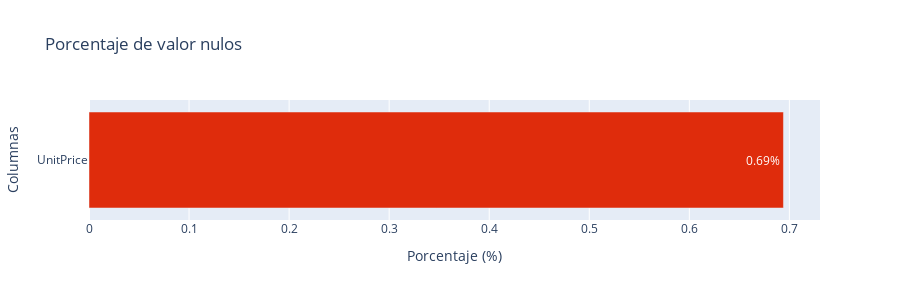

Notebook code cell kept with this figure:
### Markdown cell above
## 5.1 | Manejar Valores Faltantes

### Code cell
# Calcular el porcentaje de valores faltantes por cada columna
missing_data = data.isnull().sum()
missing_percentage = (missing_data[missing_data > 0] / data.shape[0]) * 100

# Preparar los valores
missing_percentage.sort_values(ascending = False, inplace = True)

# Crear el grafico de barra
fig = go.Figure(go.Bar(
  x = missing_percentage,
  y = missing_percentage.index,
  orientation = 'h',
  marker = dict(color = '#DF2C0C')
))

# Anotar los valores en las barras
fig.update_traces(
  text = missing_percentage.apply(lambda x: f'{x:.2f}%')
)

# Actualizar el diseno
fig.update_layout(
  title = 'Porcentaje de valor nulos',
  xaxis_title = 'Porcentaje (%)',
  yaxis_title = 'Columnas',
  width = 900,
  height = 300
)

# Mostar el grafico
fig.show()

### Figure 1 — Plotly figure (JSON) as saved in the notebook; plotly's stock layout.template omitted (floating-point values rounded to 4 significant figures)
{"data": [{"marker": {"color": "#DF2C0C"}, "orientation": "h", "text": ["0.69%"], "type": "bar", "x": [0.6941], "y": ["UnitPrice"]}], "layout": {"height": 300, "title": {"text": "Porcentaje de valor nulos"}, "width": 900, "xaxis": {"title": {"text": "Porcentaje (%)"}}, "yaxis": {"title": {"text": "Columnas"}}}}
